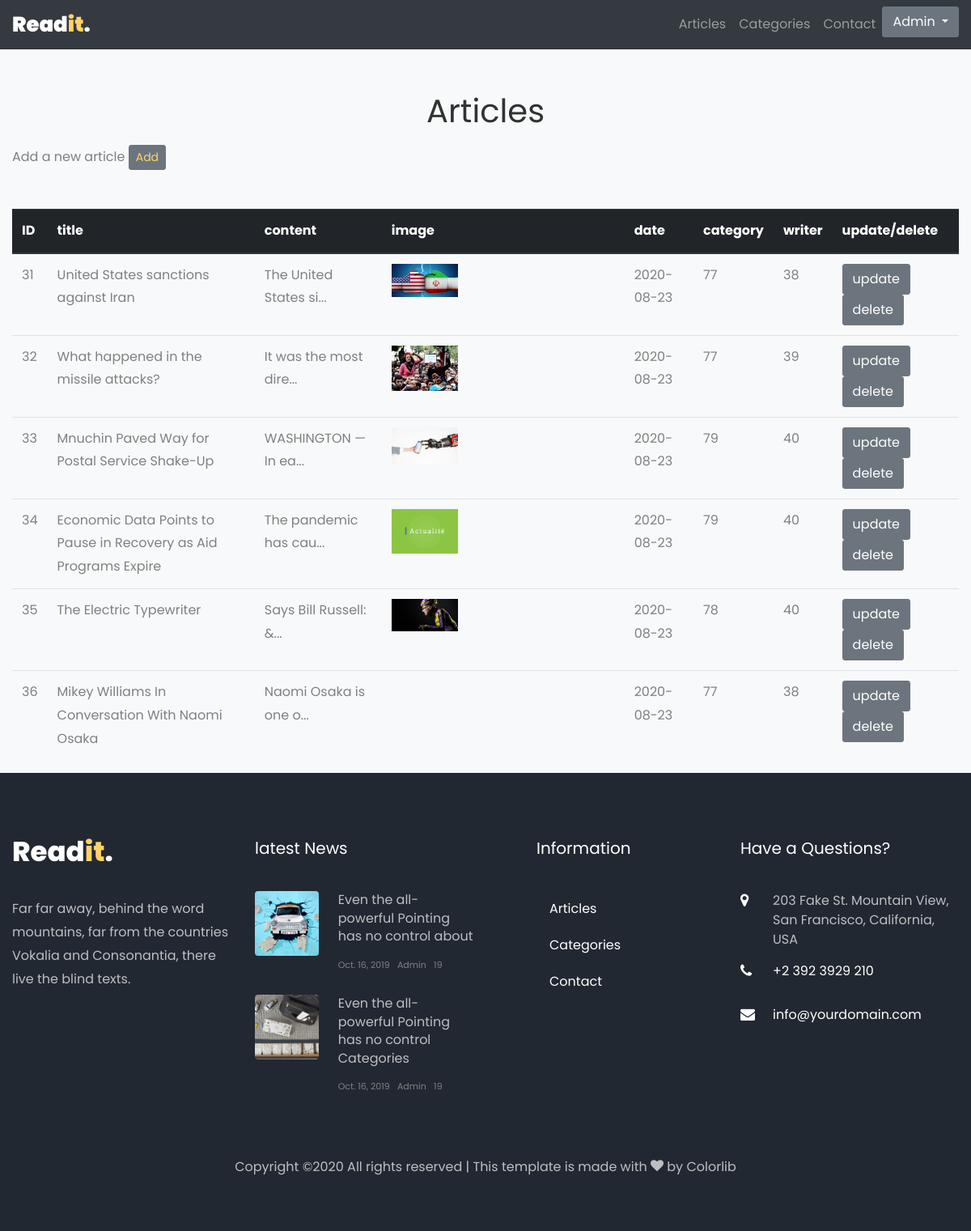
Page /articles-admin.php (signed in) on the committed database.
### tables this page shows
CREATE TABLE `article` (
  `id_article` int(11) NOT NULL,
  `title` varchar(255) NOT NULL,
  `contenu` text NOT NULL,
  `image` varchar(255) NOT NULL,
  `date` date NOT NULL,
  `id_categorie` int(11) NOT NULL,
  `id_auteur` int(11) NOT NULL
);

### articles-admin.php (the view, shortened to what this page needs)
<!DOCTYPE html>
<html lang="en">
<head>
    <link rel="stylesheet" href="css/open-iconic-bootstrap.min.css">
    <link rel="stylesheet" href="css/animate.css">
    <link rel="stylesheet" href="css/owl.carousel.min.css">
    <link rel="stylesheet" href="css/owl.theme.default.min.css">
    <link rel="stylesheet" href="css/magnific-popup.css">
    <link rel="stylesheet" href="css/aos.css">
    <link rel="stylesheet" href="css/ionicons.min.css">
    <link rel="stylesheet" href="css/flaticon.css">
    <link rel="stylesheet" href="css/icomoon.css">
    <link rel="stylesheet" href="css/style.css">
</head>
<body class="bg-light">
    <?php
       include "conn.php";
    ?>
    <nav class="navbar px-md-0 navbar-expand-lg navbar-dark ftco_navbar bg-dark" id="ftco-navbar">
        <div class="container">
            <a class="navbar-brand" href="index.html">Read<i>it</i>.</a>
            <div class="collapse navbar-collapse" id="ftco-nav">
                <lul class="navbar-nav ml-auto">
                    <li class="nav-item"><a href="articles.php" class="nav-link">Articles</a></li>
                    <li class="nav-item"><a href="category.php" class="nav-link">Categories</a></li>
                    <li class="nav-item"><a href="contact.php" class="nav-link">Contact</a></li>
                    <li class="nav-item">
                        <div class="dropdown">
                            <button class="btn btn-secondary dropdown-toggle" type="button" id="dropdownMenuButton"
                                data-toggle="dropdown" aria-haspopup="true" aria-expanded="false">
                                Admin
                            </button>
                        </div>
                    </li>
                </lul>
            </div>
        </div>
    </nav>
    <h1 style="text-align: center; margin-top:50px;">Articles</h1>
    <div class="container">
        <div class="mb-5 mt-3">
            Add a new article <button type="button" class="btn btn-secondary btn-sm"><a href="articleAdd.php">Add</a>
            </button>
        </div>
        <table class="table pb-5">
            <thead class="thead-dark">
                <tr>
                    <th scope="col">ID</th>
                    <th scope="col">title</th>
                    <th scope="col">content</th>
                    <th scope="col">image</th>
                    <th scope="col">date</th>
                    <th scope="col">category</th>
                    <th scope="col">writer</th>
                    <th scope="col">update/delete</th>
                </tr>
            </thead>
            <tbody>
                <?php
        $affiche = $conn->prepare("SELECT * from article ");
        $affiche->execute();
        foreach ($affiche->fetchAll() as $key => $article) :?>
                <tr>
                    <td> <?php echo $article["id_article"] ?> </td>
                    <td> <?php echo $article["title"] ?> </td>
                    <td> <?php echo substr($article["contenu"] ,0,20)?>... </td>
                    <td style="width: 300px"> <img src="uploads/<?= $article["image"] ?>" alt="" style="width:30%"></td>
                    <td> <?php echo $article["date"] ?> </td>
                    <td> <?php echo $article["id_categorie"] ?> </td>
                    <td> <?php echo $article["id_auteur"] ?> </td>
                    <td><a type="button" class="btn btn-secondary"
                            href="articleUpdate.php?id=<?= $article["id_article"] ?>">update</a>
                        <a href="articleDelete.php?id=<?= $article["id_article"] ?>" type="button"
                            class="btn btn-secondary">delete</a>
                    </td>
                </tr>
                <?php endforeach; ?>
            </tbody>
        </table>
    </div>
    <footer class="ftco-footer ftco-bg-dark ftco-section">
        <div class="container">
            <div class="row mb-5">
                <div class="col-md">
                    <div class="ftco-footer-widget mb-4">
                        <h2 class="logo"><a href="#">Read<span>it</span>.</a></h2>
                        <p>Far far away, behind the word mountains, far from the countries Vokalia and Consonantia,
                            there live the blind texts.</p>
                        <ul class="ftco-footer-social list-unstyled float-md-left float-lft mt-5">
                        </ul>
                    </div>
                </div>
                <div class="col-md">
                    <div class="ftco-footer-widget mb-4">
                        <h2 class="ftco-heading-2">latest News</h2>
                        <div class="block-21 mb-4 d-flex">
                            <a class="img mr-4 rounded" style="background-image: url(images/image_1.jpg);"></a>
                            <div class="text">
                                <h3 class="heading"><a href="#">Even the all-powerful Pointing has no control
                                        about</a>
                                </h3>
                                <div class="meta">
                                    <div><a href="#"></span> Oct. 16, 2019</a></div>
                                    <div><a href="#"></span> Admin</a></div>
                                    <div><a href="#"></span> 19</a></div>
                                </div>
                            </div>
                        </div>
                        <div class="block-21 mb-4 d-flex">
                            <a class="img mr-4 rounded" style="background-image: url(images/image_2.jpg);"></a>
                            <div class="text">
                                <h3 class="heading"><a href="#">Even the all-powerful Pointing has no control
                                        Categories</a>
                                </h3>
                                <div class="meta">
                                    <div><a href="#"></span> Oct. 16, 2019</a></div>
                                    <div><a href="#"></span> Admin</a></div>
                                    <div><a href="#"></span> 19</a></div>
                                </div>
                            </div>
                        </div>
                    </div>
                </div>
                <div class="col-md">
                    <div class="ftco-footer-widget mb-4 ml-md-5">
                        <h2 class="ftco-heading-2">Information</h2>
                        <ul class="list-unstyled">
                            <li class="nav-item active"><a href="articles.php" class="nav-link">Articles</a></li>
                            <li class="nav-item"><a href="category.php" class="nav-link">Categories</a></li>
                            <li class="nav-item"><a href="contact.php" class="nav-link">Contact</a></li>
                        </ul>
                    </div>
                </div>
                <div class="col-md">
                    <div class="ftco-footer-widget mb-4">
                        <h2 class="ftco-heading-2">Have a Questions?</h2>
                        <div class="block-23 mb-3">
                            <ul>
                                <li><span class="icon icon-map-marker"></span><span class="text">203 Fake St.
                                        Mountain
                                        View, San Francisco, California, USA</span></li>
                                <li><a href="#"><span class="icon icon-phone"></span><span class="text">+2 392 3929
                                            210</span></a></li>
                                <li><a href="#"><span class="icon icon-envelope"></span><span
                                            class="text">info@yourdomain.com</span></a></li>
                            </ul>
                        </div>
                    </div>
                </div>
            </div>
            <div class="row">
                <div class="col-md-12 text-center">
                    <p>
                        Copyright &copy; All rights reserved | This template is made with <i class="icon-heart color-danger"
                            aria-hidden="true"></i> by <a href="https://colorlib.com" target="_blank">Colorlib</a>
                    </p>
                </div>
            </div>
        </div>
    </footer>
</body>
</html>

### css/icomoon.css (style rules this page uses)
[class^="icon-"], [class*=" icon-"] { font-family: 'icomoon' !important; speak: none; font-style: normal; font-weight: normal; font-variant: normal; text-transform: none; line-height: 1; -webkit-font-smoothing: antialiased; -moz-osx-font-smoothing: grayscale; }
.icon-heart:before { content: "\f004"; }
.icon-map-marker:before { content: "\f041"; }
.icon-phone:before { content: "\f095"; }
.icon-envelope:before { content: "\f0e0"; }

### rows in the picture
article: id_article "31", title "United States sanctions against Iran", contenu "The United States si", image (picture), date "2020-08-23", id_categorie "77", id_auteur "38"
article: id_article "32", title "What happened in the missile attacks?", contenu "It was the most dire", image (picture), date "2020-08-23", id_categorie "77", id_auteur "39"
article: id_article "33", title "Mnuchin Paved Way for Postal Service Shake-Up", contenu "WASHINGTON — In ea", image (picture), date "2020-08-23", id_categorie "79", id_auteur "40"
article: id_article "34", title "Economic Data Points to Pause in Recovery as Aid Programs Expire", contenu "The pandemic has cau", image (picture), date "2020-08-23", id_categorie "79", id_auteur "40"
article: id_article "35", title "The Electric Typewriter", contenu "Says Bill Russell: &", image (picture), date "2020-08-23", id_categorie "78", id_auteur "40"
article: id_article "36", title "Mikey Williams In Conversation With Naomi Osaka", contenu "Naomi Osaka is one o", date "2020-08-23", id_categorie "77", id_auteur "38"
